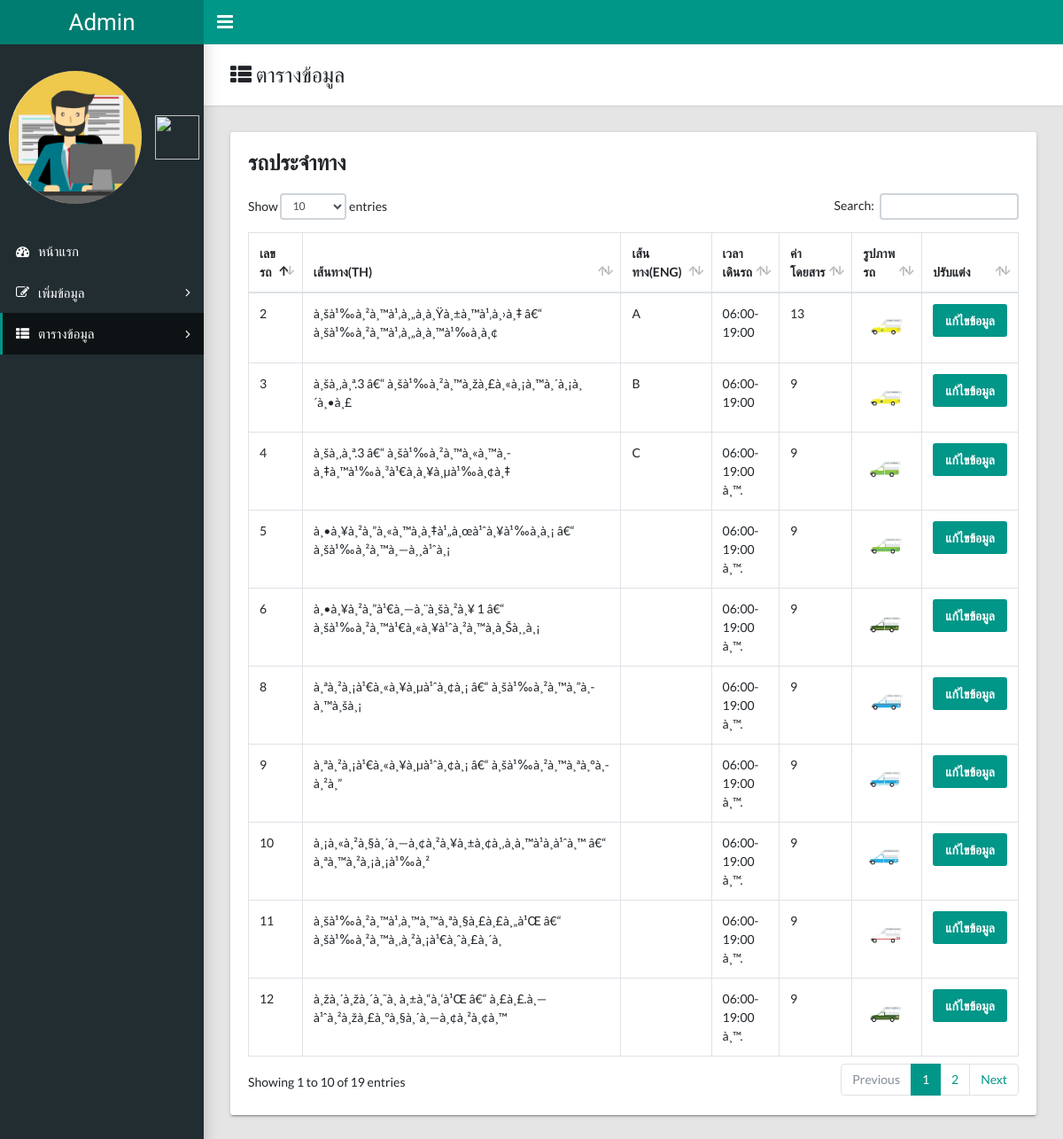
The page /Admin/show_datacar.php (signed in) on the database its author committed.
### tables this page shows
CREATE TABLE `data_car` (
  `ID` int(11) NOT NULL,
  `No` int(11) NOT NULL,
  `Route_TH` text NOT NULL,
  `Route_ENG` text NOT NULL,
  `Time` text NOT NULL,
  `Fare` float NOT NULL,
  `Logo` longtext NOT NULL,
  `Route_Confirm` text NOT NULL
);

### Admin/php/show_data_action.php (called while the page is built)
<?php
include'connect.php';
$sql ="SELECT * FROM data_car";
$rs = @mysqli_query($con, $sql);
?>

### Admin/show_datacar.php (the view, shortened to what this page needs)
<!DOCTYPE html>
<html lang="en">
  <head>
    <link rel="stylesheet" type="text/css" href="css/main.css">
    <link rel="stylesheet" type="text/css" href="https://maxcdn.bootstrapcdn.com/font-awesome/4.7.0/css/font-awesome.min.css">
  </head>
  <body class="app sidebar-mini">
    <header class="app-header"><a class="app-header__logo" href="admin.php">Admin</a>
      <a class="app-sidebar__toggle" href="#" data-toggle="sidebar"></a>
    </header>
    <aside class="app-sidebar">
      <div class="app-sidebar__user"><img class="app-sidebar__user-avatar" src="login/images/images.png" width="150" height="150"  alt="User Image">
        <div>
          <p class="app-sidebar__user-name"><img src="login/images/setting.png"width="50" height="50"></p>
        </div>
      </div>
      <ul class="app-menu">
        <li><a class="app-menu__item" href="admin.php"><i class="app-menu__icon fa fa-dashboard"></i><span class="app-menu__label">หน้าแรก</span></a></li>
         <li class="treeview"><a class="app-menu__item" href="#" data-toggle="treeview"><i class="app-menu__icon fa fa-edit"></i><span class="app-menu__label">เพิ่มข้อมูล</span><i class="treeview-indicator fa fa-angle-right"></i></a>
        <li class="treeview"><a class="app-menu__item active" href="#" data-toggle="treeview"><i class="app-menu__icon fa fa-th-list"></i><span class="app-menu__label">ตารางข้อมูล</span><i class="treeview-indicator fa fa-angle-right"></i></a>
        </li>
      </ul>
    </aside>
    <main class="app-content">
      <div class="app-title">
        <div>
          <h1><i class="fa fa-th-list"></i>&nbsp;ตารางข้อมูล</h1>
        </div>
      </div>
      <div class="row">
        <div class="col-md-12">
          <div class="tile">
          <h3 class="tile-title">รถประจำทาง</h3>
            <div class="tile-body">
              <table class="table table-hover table-bordered" id="sampleTable">
                <thead>
                  <tr>
                  <center>
                    <th>เลขรถ</th>
                    <th>เส้นทาง(TH)</th>
                    <th>เส้นทาง(ENG)</th>
                    <th>เวลาเดินรถ</th>
                    <th>ค่าโดยสาร</th>
                      <th width="100px">รูปภาพรถ</th>
                      <th>ปรับแต่ง</th>
                    </center>
                  </tr>
                </thead>
                <tbody>
                <?php
				include'php/show_data_action.php';
			while ($row = mysqli_fetch_array($rs))
	{
                 echo "  <tr>
                    <td>".$row['No']."</td>
                    <td>".$row['Route_TH']."</td>
					<td>".$row['Route_ENG']."</td>
					<td>".$row['Time']."</td>
					<td>".$row['Fare']."</td>";
					?>
                    <td><img src="../User/img/car/<?php echo $row['Logo'] ?>" width="100%"></td>
                    <td> <center><button class="btn btn-primary" onclick="window.location.href='edit_datacar.php?id=<?php echo $row['ID'];?> '">แก้ไขข้อมูล</button></center> </td>  </tr>
					<?php }   ?>
                </tbody>
              </table>
            </div>
          </div>
        </div>
      </div>
    </main>
  </body>
</html>

### rows shown on the page
data_car: No "2", Route_TH "à¸šà¹‰à¸²à¸™à¹‚à¸„à¸à¸Ÿà¸±à¸™à¹‚à¸›à¸‡ â€“ à¸šà¹‰à¸²à¸™à¹‚à¸„à¸à¸™à¹‰à¸­à¸¢", Route_ENG "A", Time "06:00-19:00", Fare "13", Logo (picture)
data_car: No "3", Route_TH "à¸šà¸‚à¸ª.3 â€“ à¸šà¹‰à¸²à¸™à¸žà¸£à¸«à¸¡à¸™à¸´à¸¡à¸´à¸•à¸£", Route_ENG "B", Time "06:00-19:00", Fare "9", Logo (picture)
data_car: No "4", Route_TH "à¸šà¸‚à¸ª.3 â€“ à¸šà¹‰à¸²à¸™à¸«à¸™à¸­à¸‡à¸™à¹‰à¸³à¹€à¸à¸¥à¸µà¹‰à¸¢à¸‡", Route_ENG "C", Time "06:00-19:00 à¸™.", Fare "9", Logo (picture)
data_car: No "5", Route_TH "à¸•à¸¥à¸²à¸”à¸«à¸™à¸­à¸‡à¹„à¸œà¹ˆà¸¥à¹‰à¸­à¸¡ â€“ à¸šà¹‰à¸²à¸™à¸—à¸¸à¹ˆà¸¡", Time "06:00-19:00 à¸™.", Fare "9", Logo (picture)
data_car: No "6", Route_TH "à¸•à¸¥à¸²à¸”à¹€à¸—à¸¨à¸šà¸²à¸¥ 1 â€“ à¸šà¹‰à¸²à¸™à¹€à¸«à¸¥à¹ˆà¸²à¸™à¸à¸Šà¸¸à¸¡", Time "06:00-19:00 à¸™.", Fare "9", Logo (picture)
data_car: No "8", Route_TH "à¸ªà¸²à¸¡à¹€à¸«à¸¥à¸µà¹ˆà¸¢à¸¡ â€“ à¸šà¹‰à¸²à¸™à¸”à¸­à¸™à¸šà¸¡", Time "06:00-19:00 à¸™.", Fare "9", Logo (picture)
data_car: No "9", Route_TH "à¸ªà¸²à¸¡à¹€à¸«à¸¥à¸µà¹ˆà¸¢à¸¡ â€“ à¸šà¹‰à¸²à¸™à¸ªà¸°à¸­à¸²à¸”", Time "06:00-19:00 à¸™.", Fare "9", Logo (picture)
data_car: No "10", Route_TH "à¸¡à¸«à¸²à¸§à¸´à¸—à¸¢à¸²à¸¥à¸±à¸¢à¸‚à¸­à¸™à¹à¸à¹ˆà¸™ â€“ à¸ªà¸™à¸²à¸¡à¸¡à¹‰à¸²", Time "06:00-19:00 à¸™.", Fare "9", Logo (picture)
data_car: No "11", Route_TH "à¸šà¹‰à¸²à¸™à¹‚à¸™à¸™à¸ªà¸§à¸£à¸£à¸„à¹Œ â€“ à¸šà¹‰à¸²à¸™à¸‚à¸²à¸¡à¹€à¸ˆà¸£à¸´à¸", Time "06:00-19:00 à¸™.", Fare "9", Logo (picture)
data_car: No "12", Route_TH "à¸žà¸´à¸žà¸´à¸˜à¸ à¸±à¸“à¸‘à¹Œ â€“ à¸£à¸£.à¸—à¹ˆà¸²à¸žà¸£à¸°à¸§à¸´à¸—à¸¢à¸²à¸¢à¸™", Time "06:00-19:00 à¸™.", Fare "9", Logo (picture)
